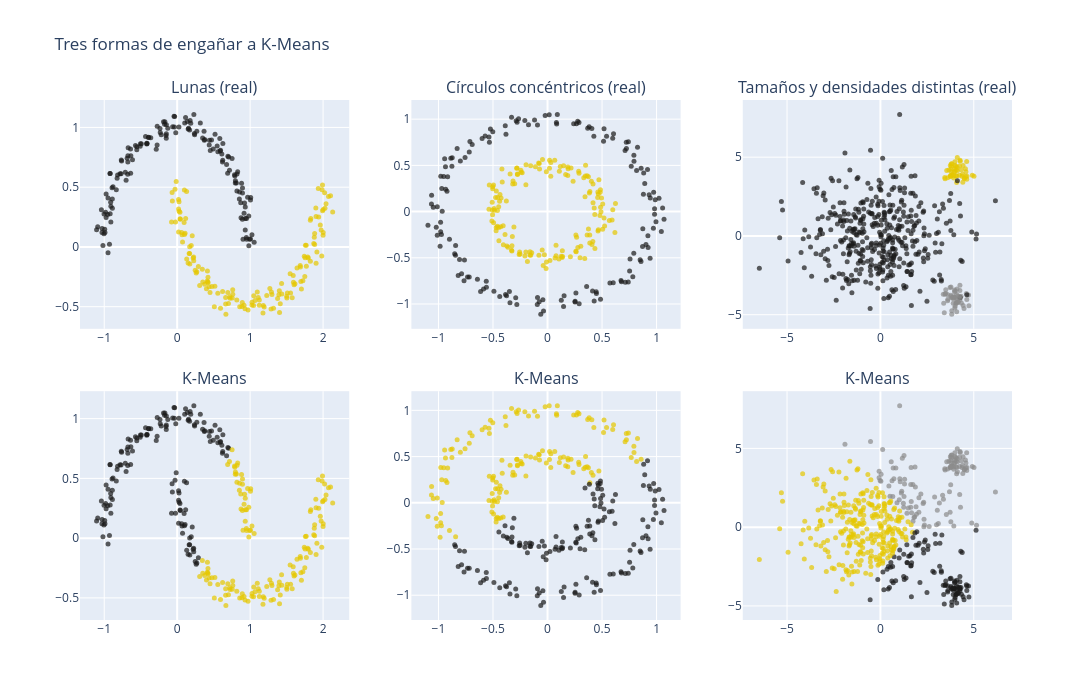

The cell this chart's notebook holds for it:
### Markdown cell above
---
# 6️⃣ Cuándo K-Means falla

K-Means asigna cada punto a su centroide más cercano. Eso implica que **las fronteras entre clusters son rectas** (cada cluster es una "celda" alrededor de su centro) y que prefiere grupos **redondos y de tamaño parecido**. Veamos tres casos donde eso no se cumple, con la respuesta correcta conocida para compararla con una tabla cruzada:

### Code cell
X_lunas, y_lunas = make_moons(n_samples=300, noise=0.05, random_state=42)
X_circulos, y_circulos = make_circles(n_samples=300, noise=0.05, factor=0.5, random_state=42)
X_tamanos, y_tamanos = make_blobs(
    n_samples=[400, 50, 50],
    centers=[[0, 0], [4, 4], [4, -4]],
    cluster_std=[2.0, 0.4, 0.4],
    random_state=42
)

casos = [('Lunas', X_lunas, y_lunas, 2),
         ('Círculos concéntricos', X_circulos, y_circulos, 2),
         ('Tamaños y densidades distintas', X_tamanos, y_tamanos, 3)]

fig = make_subplots(rows=2, cols=3, vertical_spacing=0.12,
                    subplot_titles=[c[0] + ' (real)' for c in casos] + ['K-Means'] * 3)
paleta = np.array(['#1A1A1A', '#E6C800', '#8C8C8C'])
resultados_limites = []
cruces_limites = {}
for j, (nombre, X, y, k) in enumerate(casos, start=1):
    labels = KMeans(n_clusters=k, n_init=10, random_state=42).fit_predict(X)
    cruces_limites[nombre] = pd.crosstab(y, labels, rownames=['grupo real'], colnames=['cluster'])
    resultados_limites.append({'caso': nombre, 'k': k,
                               'silhouette_kmeans': evaluar_clustering(nombre, X, labels)['silhouette'],
                               'silhouette_real': evaluar_clustering(nombre, X, y)['silhouette']})
    for fila, etiquetas in [(1, y), (2, labels)]:
        fig.add_trace(go.Scatter(x=X[:, 0], y=X[:, 1], mode='markers', showlegend=False,
                                 marker={'size': 5, 'color': paleta[etiquetas], 'opacity': 0.7}),
                      row=fila, col=j)
fig.update_layout(width=1100, height=700, title='Tres formas de engañar a K-Means')
fig.show()

pd.DataFrame(resultados_limites)

### Figure 1 — Plotly figure (JSON) as saved in the notebook; plotly's stock layout.template omitted (floating-point values rounded to 4 significant figures; data arrays with more than 128 entries replaced by an {"elided": "..."} marker saying what was removed)
{"data": [{"marker": {"color": {"elided": "300 str values"}, "opacity": 0.7, "size": 5}, "mode": "markers", "showlegend": false, "type": "scatter", "x": {"elided": "300 float values"}, "xaxis": "x", "y": {"elided": "300 float values"}, "yaxis": "y"}, {"marker": {"color": {"elided": "300 str values"}, "opacity": 0.7, "size": 5}, "mode": "markers", "showlegend": false, "type": "scatter", "x": {"elided": "300 float values"}, "xaxis": "x4", "y": {"elided": "300 float values"}, "yaxis": "y4"}, {"marker": {"color": {"elided": "300 str values"}, "opacity": 0.7, "size": 5}, "mode": "markers", "showlegend": false, "type": "scatter", "x": {"elided": "300 float values"}, "xaxis": "x2", "y": {"elided": "300 float values"}, "yaxis": "y2"}, {"marker": {"color": {"elided": "300 str values"}, "opacity": 0.7, "size": 5}, "mode": "markers", "showlegend": false, "type": "scatter", "x": {"elided": "300 float values"}, "xaxis": "x5", "y": {"elided": "300 float values"}, "yaxis": "y5"}, {"marker": {"color": {"elided": "500 str values"}, "opacity": 0.7, "size": 5}, "mode": "markers", "showlegend": false, "type": "scatter", "x": {"elided": "500 float values"}, "xaxis": "x3", "y": {"elided": "500 float values"}, "yaxis": "y3"}, {"marker": {"color": {"elided": "500 str values"}, "opacity": 0.7, "size": 5}, "mode": "markers", "showlegend": false, "type": "scatter", "x": {"elided": "500 float values"}, "xaxis": "x6", "y": {"elided": "500 float values"}, "yaxis": "y6"}], "layout": {"annotations": [{"font": {"size": 16}, "showarrow": false, "text": "Lunas (real)", "x": 0.1444, "xanchor": "center", "xref": "paper", "y": 1, "yanchor": "bottom", "yref": "paper"}, {"font": {"size": 16}, "showarrow": false, "text": "Círculos concéntricos (real)", "x": 0.5, "xanchor": "center", "xref": "paper", "y": 1, "yanchor": "bottom", "yref": "paper"}, {"font": {"size": 16}, "showarrow": false, "text": "Tamaños y densidades distintas (real)", "x": 0.8556, "xanchor": "center", "xref": "paper", "y": 1, "yanchor": "bottom", "yref": "paper"}, {"font": {"size": 16}, "showarrow": false, "text": "K-Means", "x": 0.1444, "xanchor": "center", "xref": "paper", "y": 0.44, "yanchor": "bottom", "yref": "paper"}, {"font": {"size": 16}, "showarrow": false, "text": "K-Means", "x": 0.5, "xanchor": "center", "xref": "paper", "y": 0.44, "yanchor": "bottom", "yref": "paper"}, {"font": {"size": 16}, "showarrow": false, "text": "K-Means", "x": 0.8556, "xanchor": "center", "xref": "paper", "y": 0.44, "yanchor": "bottom", "yref": "paper"}], "height": 700, "title": {"text": "Tres formas de engañar a K-Means"}, "width": 1100, "xaxis": {"anchor": "y", "domain": [0, 0.2889]}, "xaxis2": {"anchor": "y2", "domain": [0.3556, 0.6444]}, "xaxis3": {"anchor": "y3", "domain": [0.7111, 1]}, "xaxis4": {"anchor": "y4", "domain": [0, 0.2889]}, "xaxis5": {"anchor": "y5", "domain": [0.3556, 0.6444]}, "xaxis6": {"anchor": "y6", "domain": [0.7111, 1]}, "yaxis": {"anchor": "x", "domain": [0.56, 1]}, "yaxis2": {"anchor": "x2", "domain": [0.56, 1]}, "yaxis3": {"anchor": "x3", "domain": [0.56, 1]}, "yaxis4": {"anchor": "x4", "domain": [0, 0.44]}, "yaxis5": {"anchor": "x5", "domain": [0, 0.44]}, "yaxis6": {"anchor": "x6", "domain": [0, 0.44]}}}
